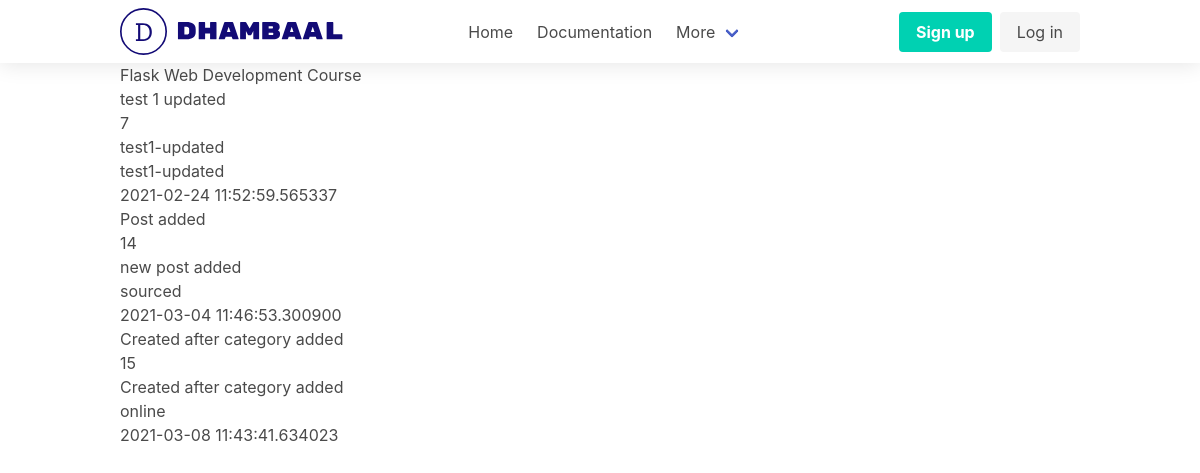
The page / on the database its author committed.
### dhambaal/dashboard/models/Post.py (models this page shows, shortened)
class Post(db.Model):
    __tablename__ = 'posts'
    id = db.Column(db.Integer, primary_key=True)
    title = db.Column(db.String(120), nullable=False)
    description = db.Column(db.Text)
    source = db.Column(db.String(120), nullable=False)
    category = db.Column(db.String(120))
    slug = db.Column(db.String(240), unique=True)
    published = db.Column(db.String(50))
    create_at = db.Column(db.DateTime, default=datetime.utcnow)
    updated_at = db.Column(db.DateTime, default=datetime.utcnow)

### dhambaal/views.py (the view)
@site.route("/")
def index():
    posts = Post.query.all()
    return render_template("index.html", posts=posts)

### dhambaal/templates/index.html
{%extends 'base.html' %}
{%block title%} Home {%endblock title%} {%block content%}
<h1>Flask Web Development Course</h1>
{%for post in posts%} {%if post.published == 'yes'%}
<h4>{{post.title}}</h4>
<p>{{post.id}}</p>
<p>{{post.description}}</p>
<p>{{post.source}}</p>
<p>{{post.create_at}}</p>
{%endif%} {%endfor%} {%endblock content%}

### dhambaal/templates/base.html (shortened to what this page needs)
<!DOCTYPE html>
<html lang="en">
<head>
    <link rel="stylesheet" href="https://cdn.jsdelivr.net/npm/bulma@0.9.1/css/bulma.min.css">
    <link rel="stylesheet" href="{{url_for('static',filename='css/style.css')}}">
</head>
<body>
    {% include 'header.html' %}
    <div class="container">
    {%block content%}
    {%endblock content%}
    </div>
</body>
</html>

### dhambaal/templates/header.html (shortened to what this page needs)
<nav class="navbar" role="navigation" aria-label="main navigation">
    <div class="container">
    <div class="navbar-brand">
      <a class="navbar-item" href="#">
      </a>
    </div>
    <div id="navbarBasicExample" class="navbar-menu">
      <div class="navbar-start">
        <a class="navbar-item">
          Home
        </a>
        <a class="navbar-item">
          Documentation
        </a>
        <div class="navbar-item has-dropdown is-hoverable">
          <a class="navbar-link">
            More
          </a>
        </div>
      </div>
      <div class="navbar-end">
        <div class="navbar-item">
          <div class="buttons">
            <a class="button is-primary">
              <strong>Sign up</strong>
            </a>
            <a class="button is-light">
              Log in
            </a>
          </div>
        </div>
      </div>
    </div>
</div>
  </nav>

### dhambaal/static/css/style.css (style rules this page uses)
.container { width: 90%; }
.navbar { box-shadow: 0 2px 20px rgba(0, 0, 0, 0.1); }
.navbar-brand { margin-right: 100px; }

### rows shown on the page
Post: title "test 1 updated", id "7", description "test1-updated", source "test1-updated", create_at "2021-02-24 11:52:59.565337"
Post: title "Post added", id "14", description "new post added", source "sourced", create_at "2021-03-04 11:46:53.300900"
Post: title "Created after category added", id "15", description "Created after category added", source "online", create_at "2021-03-08 11:43:41.634023"
